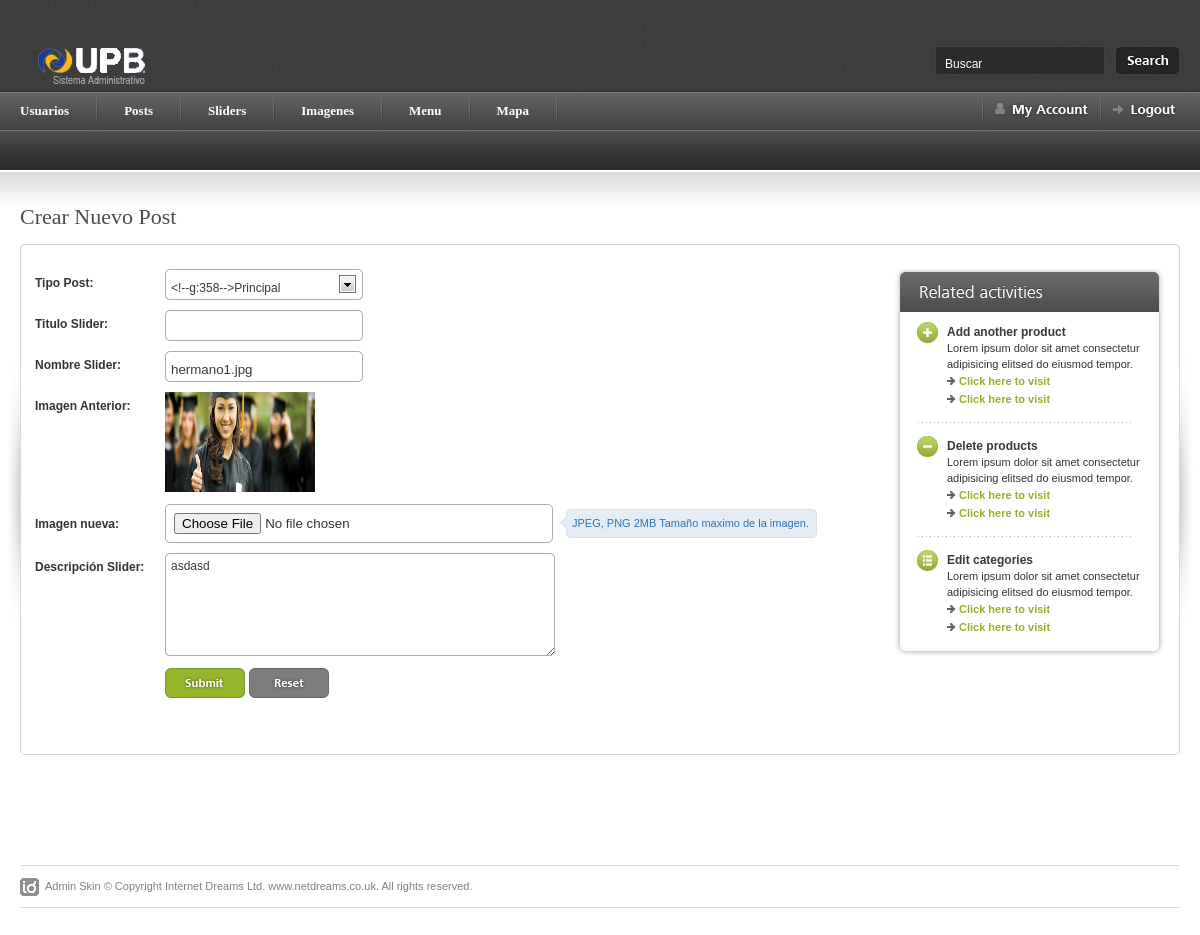
Page /admin/edita_slider_form.php?id=11 on the committed database.
### tables this page shows
CREATE TABLE IF NOT EXISTS `upb_slider` (
  `idupb_slider` int(11) NOT NULL AUTO_INCREMENT,
  `tipo_slider` varchar(45) DEFAULT NULL,
  `titulo_slider` varchar(200) NOT NULL,
  `nombre_slider` varchar(45) DEFAULT NULL,
  `descripcion_slider` varchar(45) DEFAULT NULL,
  `visible` int(11) NOT NULL,
  PRIMARY KEY (`idupb_slider`)
);

### conexion/conexion.php (called while the page is built, shortened)
<?php
$base_url='http://localhost/UPB/upb_front/';
?>

### admin/edita_slider_form.php (the view, shortened to what this page needs)
<?php
		require_once("header.php");
			$id=$_GET['id'];
			$sql_edita_sliders="SELECT * FROM upb_slider WHERE idupb_slider='$id'";
			$res=mysql_query($sql_edita_sliders,$con);
			$reg=mysql_fetch_array($res);
?>
<div id="content-outer">
<div id="content">
<div id="page-heading">
  <h1>Crear Nuevo Post</h1></div>
<table border="0" width="100%" cellpadding="0" cellspacing="0" id="content-table">
<tr>
	<th rowspan="3" class="sized"><img src="images/shared/side_shadowleft.jpg" width="20" height="300" alt="" /></th>
	<th class="topleft"></th>
	<td id="tbl-border-top">&nbsp;</td>
	<th class="topright"></th>
	<th rowspan="3" class="sized"><img src="images/shared/side_shadowright.jpg" width="20" height="300" alt="" /></th>
</tr>
<tr>
	<td id="tbl-border-left"></td>
	<td>
	<div id="content-table-inner">
    <table border="0" width="100%" cellpadding="0" cellspacing="0">
	<form name="form" method="post" action="q/edita_post.php" enctype="multipart/form-data">
    <tr valign="top">
	<td>
		<table border="0" cellpadding="0" cellspacing="0"  id="id-form">
		<th valign="top">Tipo Post:</th>
		<td>
		  <p>
		</td>
		<td></td>
		</tr>
		<tr>
			<th valign="top">Titulo Slider:</th>
			<td><input name="titulo_slider" type="text" class="inp-form" value="<?php echo $reg["titulo_slider"];?>"/></td>
			<td></td>
		</tr>
        <tr>
			<th valign="top">Nombre Slider:</th>
			<td><input name="nombre_slider" type="text" class="inp-form" value="<?php echo $reg["nombre_slider"];?>"/></td>
			<td></td>
		</tr>
         <tr>
			<th valign="top">Imagen Anterior:</th>
			<td> <img src="<?php echo $base_url."admin/uploads_sliders/".$reg['nombre_slider'];?>" width="150" height="100"/> </td>
			<td></td>
		</tr>
         <tr>
    <th>Imagen nueva:</th>
	<td><input style="border: 1px solid #acacac;padding: 8px; border-radius:5px; width:370px;" name="foto" type="file" class="imagen"/></td>
	<td>
	<div class="bubble-left"></div>
	<div class="bubble-inner">JPEG, PNG 2MB Tama&ntilde;o maximo de la imagen.</div>
	<div class="bubble-right"></div>
	</td>
	</tr>
        <tr>
		<th valign="top">Descripci&oacute;n Slider:</th>
		<td><textarea name="descripcion_slider" rows="" cols="" class="form-textarea" ><?php echo $reg["descripcion_slider"];?></textarea></td>
		<td></td>
	</tr>
   <tr>
		<th>&nbsp;</th>
		<td valign="top">
			<input type="submit" value="" class="form-submit" />
			<input name="" type="reset" class="form-reset" />
		</td>
		<td></td>
	</tr>
   	</form>
	</table>
	</td>
	<td>
	<div id="related-activities">
		<div id="related-act-top">
		<img src="images/forms/header_related_act.gif" width="271" height="43" alt="" />
		</div>
		<div id="related-act-bottom">
			<div id="related-act-inner">
				<div class="left"><a href=""><img src="images/forms/icon_plus.gif" width="21" height="21" alt="" /></a></div>
				<div class="right">
					<h5>Add another product</h5>
					Lorem ipsum dolor sit amet consectetur
					adipisicing elitsed do eiusmod tempor.
					<ul class="greyarrow">
						<li><a href="">Click here to visit</a></li>
						<li><a href="">Click here to visit</a> </li>
					</ul>
				</div>
				<div class="lines-dotted-short"></div>
				<div class="left"><a href=""><img src="images/forms/icon_minus.gif" width="21" height="21" alt="" /></a></div>
				<div class="right">
					<h5>Delete products</h5>
					Lorem ipsum dolor sit amet consectetur
					adipisicing elitsed do eiusmod tempor.
					<ul class="greyarrow">
						<li><a href="">Click here to visit</a></li>
						<li><a href="">Click here to visit</a> </li>
					</ul>
				</div>
				<div class="lines-dotted-short"></div>
				<div class="left"><a href=""><img src="images/forms/icon_edit.gif" width="21" height="21" alt="" /></a></div>
				<div class="right">
					<h5>Edit categories</h5>
					Lorem ipsum dolor sit amet consectetur
					adipisicing elitsed do eiusmod tempor.
					<ul class="greyarrow">
						<li><a href="">Click here to visit</a></li>
						<li><a href="">Click here to visit</a> </li>
					</ul>
				</div>
			</div>
		</div>
	</div>
</td>
</tr>
<tr>
<td><img src="images/shared/blank.gif" width="695" height="1" alt="blank" /></td>
<td></td>
</tr>
</table>
</div>
<td id="tbl-border-right"></td>
<tr>
	<th class="sized bottomleft"></th>
	<td id="tbl-border-bottom">&nbsp;</td>
	<th class="sized bottomright"></th>
</tr>
</div>
<?php require_once("footer.php");?>

### admin/css/screen.css (style rules this page uses)
* { margin: 0; padding: 0; }
html, body { height: 100%; }
body { background: #fff; color: #393939; font-family: Arial; font-size: 0px; line-height: 0; }
#content-outer { background: url(../images/shared/content_repeat.jpg) repeat-x; }
#content { color: #333; font-family: Arial, Helvetica, sans-serif; font-size: 12px; line-height: 18px; margin: 0 auto 0 auto; max-width: 1260px; min-width: 780px; padding: 35px 0px 30px 0px; }
#content-table { font-size: 0px; line-height: 0px; }
#content-table th.sized { height: 15px; width: 15px; padding: 0; margin: 0; font-size: 0px; line-height: 0px; }
#content-table-inner { font-size: 12px; line-height: 12px; padding: 10px 0 20px 0; }
#tbl-border-top { background: url(../images/shared/border_bit.jpg) top repeat-x; line-height: 0;font-size: 0px; height: 15px; }
#tbl-border-bottom { background: url(../images/shared/border_bit.jpg) bottom repeat-x; line-height: 0;font-size: 0px; height: 15px; }
#tbl-border-left { background: url(../images/shared/border_bit.jpg) left repeat-y; }
#tbl-border-right { background: url(../images/shared/border_bit.jpg) right repeat-y; }
.topleft { background: url(../images/shared/corner_top_left.jpg) no-repeat; width:15px; height:15px; }
.topright { background: url(../images/shared/corner_top_right.jpg) no-repeat; width:15px; height:15px; }
.bottomleft { background: url(../images/shared/corner_bottom_left.jpg) no-repeat; width:15px; height:15px; }
.bottomright { background: url(../images/shared/corner_bottom_right.jpg) no-repeat; width:15px; height:15px; }
#page-heading { margin: 0 0 15px 20px; }
h1 { color: #4b4b4b; font-family: Tahoma; font-size: 22px; line-height: 24px; font-weight: normal; }
#related-activities { float: right; font-size: 0px; line-height: 0; width: 271px; }
#related-act-top { font-size: 0px; line-height: 0; }
#related-act-bottom { background: url(../images/forms/bg_related_act.gif) no-repeat bottom; font-size: 0px; line-height: 0; }
#related-act-inner { font-size: 11px; line-height: 16px; margin: 0 auto 0px auto; padding: 10px 0 20px 0; width: 225px; }
#related-act-inner .left { float: left; width: 30px; }
#related-act-inner .right { float: left; width: 195px; padding: 2px 0 0 0; }
#related-act-inner .right h5 { color: #393939; font-size: 12px; }
ul.greyarrow { list-style-type: none; }
ul.greyarrow li { background: url(../images/forms/icon_list_arrow.gif) no-repeat 0 5px; line-height: 18px; padding: 0 0 0 12px; }
ul.greyarrow li a { color: #92b22c; font-weight: bold; }
.lines-dotted-short { background: url(../images/forms/lines_dotted_short.gif) no-repeat 0px 14px; font-size: 0px; height: 28px; line-height: 0; }
.form-submit { background: url(../images/forms/form_submit.gif) no-repeat; border: none; cursor: pointer; display: block; float: left; height: 30px; margin: 0 4px 0 0; padding: 0; text-indent: -3000px; width: 80px; }
.form-reset { background: url(../images/forms/form_reset.gif) no-repeat; border: none; cursor: pointer; display: block; float: left; height: 30px; text-indent: -3000px; width: 80px; }
.inp-form { background: url(../images/forms/form_inp.gif) no-repeat; border: none; color: #393939; height: 25px; padding: 6px 6px 0 6px; width: 186px; }
.form-textarea { background: url(../images/forms/form_textarea.gif) no-repeat; border: none; color: #393939; font-family: Arial, Helvetica, sans-serif; font-size: 12px; height: 97px; overflow: auto; padding: 6px 6px 0 6px; width: 378px; }
#id-form td { padding: 0 0 10px 0; }
#id-form th { line-height: 28px; min-width: 130px; padding: 0 0 10px 0; text-align: left; width: 130px; }
.bubble-left { float:left; width:10px; height:29px; margin-left: 5px; background: url(../images/forms/bubble_left.gif) no-repeat; }
.bubble-inner { float:left; padding: 7px 0px 0 2px; color:#2e74b2; line-height: 14px; font-size: 11px; height:22px; background: url(../images/forms/bubble_inner.gif) repeat-x; }
.bubble-right { float:left; width:8px; height:29px; background: url(../images/forms/bubble_right.gif) right no-repeat; }
table { border-collapse: collapse; }
a { outline: none; text-decoration: none; }
img { border: 0; }
p { margin: 0px; padding: 0px; }
form { margin: 0; padding: 0; }

### rows in the picture
upb_slider: nombre_slider "hermano1.jpg", nombre_slider (picture), descripcion_slider "asdasd"
